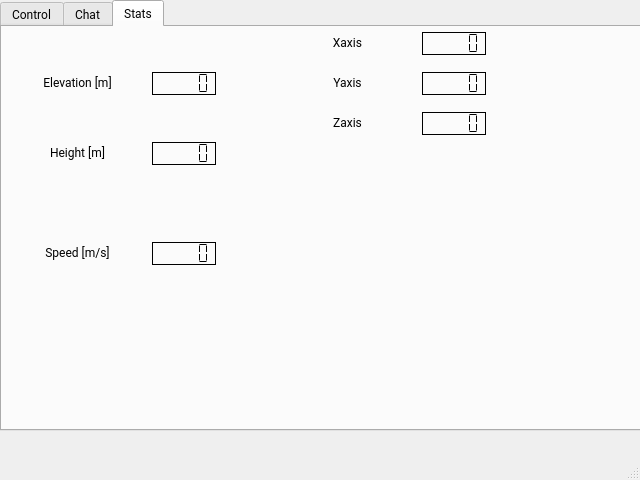
<?xml version="1.0" encoding="UTF-8"?>
<ui version="4.0">
 <class>MainWindow</class>
 <widget class="QMainWindow" name="MainWindow">
  <property name="geometry">
   <rect>
    <x>0</x>
    <y>0</y>
    <width>640</width>
    <height>480</height>
   </rect>
  </property>
  <property name="sizePolicy">
   <sizepolicy hsizetype="Fixed" vsizetype="Fixed">
    <horstretch>0</horstretch>
    <verstretch>0</verstretch>
   </sizepolicy>
  </property>
  <property name="minimumSize">
   <size>
    <width>640</width>
    <height>480</height>
   </size>
  </property>
  <property name="maximumSize">
   <size>
    <width>640</width>
    <height>480</height>
   </size>
  </property>
  <property name="font">
   <font>
    <family>Roboto</family>
   </font>
  </property>
  <property name="windowTitle">
   <string>PyDrone Control 1.0</string>
  </property>
  <property name="autoFillBackground">
   <bool>false</bool>
  </property>
  <property name="documentMode">
   <bool>false</bool>
  </property>
  <property name="unifiedTitleAndToolBarOnMac">
   <bool>false</bool>
  </property>
  <widget class="QWidget" name="centralwidget">
   <property name="contextMenuPolicy">
    <enum>Qt::DefaultContextMenu</enum>
   </property>
   <widget class="QWidget" name="gridLayoutWidget">
    <property name="geometry">
     <rect>
      <x>0</x>
      <y>0</y>
      <width>641</width>
      <height>431</height>
     </rect>
    </property>
    <layout class="QGridLayout" name="gridLayout">
     <item row="0" column="0">
      <widget class="QTabWidget" name="tabWidget">
       <property name="sizePolicy">
        <sizepolicy hsizetype="Expanding" vsizetype="Expanding">
         <horstretch>0</horstretch>
         <verstretch>0</verstretch>
        </sizepolicy>
       </property>
       <property name="minimumSize">
        <size>
         <width>639</width>
         <height>0</height>
        </size>
       </property>
       <property name="layoutDirection">
        <enum>Qt::LeftToRight</enum>
       </property>
       <property name="autoFillBackground">
        <bool>false</bool>
       </property>
       <property name="currentIndex">
        <number>2</number>
       </property>
       <widget class="QWidget" name="tabWidgetPage3">
        <attribute name="title">
         <string>Control</string>
        </attribute>
        <widget class="QSlider" name="ThrustverticalSlider">
         <property name="geometry">
          <rect>
           <x>70</x>
           <y>110</y>
           <width>20</width>
           <height>160</height>
          </rect>
         </property>
         <property name="maximum">
          <number>100</number>
         </property>
         <property name="orientation">
          <enum>Qt::Vertical</enum>
         </property>
         <property name="tickPosition">
          <enum>QSlider::TicksBothSides</enum>
         </property>
         <property name="tickInterval">
          <number>10</number>
         </property>
        </widget>
        <widget class="QLabel" name="label">
         <property name="geometry">
          <rect>
           <x>55</x>
           <y>80</y>
           <width>50</width>
           <height>20</height>
          </rect>
         </property>
         <property name="text">
          <string>Thrust</string>
         </property>
        </widget>
        <widget class="QLCDNumber" name="ThrustlcdNumber">
         <property name="geometry">
          <rect>
           <x>55</x>
           <y>280</y>
           <width>64</width>
           <height>23</height>
          </rect>
         </property>
         <property name="frameShape">
          <enum>QFrame::Box</enum>
         </property>
         <property name="frameShadow">
          <enum>QFrame::Plain</enum>
         </property>
         <property name="lineWidth">
          <number>1</number>
         </property>
         <property name="smallDecimalPoint">
          <bool>false</bool>
         </property>
         <property name="digitCount">
          <number>3</number>
         </property>
         <property name="segmentStyle">
          <enum>QLCDNumber::Flat</enum>
         </property>
         <property name="intValue" stdset="0">
          <number>0</number>
         </property>
        </widget>
        <widget class="QPushButton" name="AbortpushButton">
         <property name="geometry">
          <rect>
           <x>320</x>
           <y>90</y>
           <width>291</width>
           <height>171</height>
          </rect>
         </property>
         <property name="text">
          <string>ABORT</string>
         </property>
         <property name="checkable">
          <bool>false</bool>
         </property>
         <property name="autoDefault">
          <bool>false</bool>
         </property>
         <property name="default">
          <bool>false</bool>
         </property>
         <property name="flat">
          <bool>false</bool>
         </property>
        </widget>
        <widget class="QPushButton" name="ArmpushButton">
         <property name="geometry">
          <rect>
           <x>160</x>
           <y>90</y>
           <width>100</width>
           <height>27</height>
          </rect>
         </property>
         <property name="text">
          <string>Arm</string>
         </property>
        </widget>
       </widget>
       <widget class="QWidget" name="tabWidgetPage1">
        <property name="sizePolicy">
         <sizepolicy hsizetype="Preferred" vsizetype="Preferred">
          <horstretch>0</horstretch>
          <verstretch>0</verstretch>
         </sizepolicy>
        </property>
        <attribute name="title">
         <string>Chat</string>
        </attribute>
        <widget class="QLineEdit" name="ChatInput">
         <property name="geometry">
          <rect>
           <x>90</x>
           <y>290</y>
           <width>181</width>
           <height>25</height>
          </rect>
         </property>
        </widget>
        <widget class="QLabel" name="ChatText">
         <property name="geometry">
          <rect>
           <x>10</x>
           <y>290</y>
           <width>67</width>
           <height>17</height>
          </rect>
         </property>
         <property name="text">
          <string>You:</string>
         </property>
        </widget>
        <widget class="QTextBrowser" name="Chat">
         <property name="geometry">
          <rect>
           <x>80</x>
           <y>20</y>
           <width>501</width>
           <height>181</height>
          </rect>
         </property>
         <property name="verticalScrollBarPolicy">
          <enum>Qt::ScrollBarAlwaysOff</enum>
         </property>
         <property name="readOnly">
          <bool>true</bool>
         </property>
         <property name="placeholderText">
          <string/>
         </property>
        </widget>
        <widget class="QPushButton" name="ConnectButton">
         <property name="geometry">
          <rect>
           <x>500</x>
           <y>290</y>
           <width>100</width>
           <height>27</height>
          </rect>
         </property>
         <property name="text">
          <string>Connect</string>
         </property>
         <property name="flat">
          <bool>false</bool>
         </property>
        </widget>
        <widget class="QLineEdit" name="ServerInput">
         <property name="geometry">
          <rect>
           <x>309</x>
           <y>290</y>
           <width>181</width>
           <height>27</height>
          </rect>
         </property>
         <property name="inputMask">
          <string/>
         </property>
         <property name="text">
          <string/>
         </property>
         <property name="placeholderText">
          <string>127.0.0.1:1337</string>
         </property>
        </widget>
       </widget>
       <widget class="QWidget" name="tabWidgetPage2">
        <attribute name="title">
         <string>Stats</string>
        </attribute>
        <widget class="QLabel" name="elevation_label">
         <property name="geometry">
          <rect>
           <x>30</x>
           <y>40</y>
           <width>91</width>
           <height>31</height>
          </rect>
         </property>
         <property name="toolTip">
          <string>Height from the ground in meters</string>
         </property>
         <property name="frameShape">
          <enum>QFrame::NoFrame</enum>
         </property>
         <property name="text">
          <string>Elevation [m]</string>
         </property>
         <property name="alignment">
          <set>Qt::AlignCenter</set>
         </property>
        </widget>
        <widget class="QLabel" name="height_label">
         <property name="geometry">
          <rect>
           <x>30</x>
           <y>110</y>
           <width>91</width>
           <height>31</height>
          </rect>
         </property>
         <property name="toolTip">
          <string>Height from the sea level in meters</string>
         </property>
         <property name="frameShape">
          <enum>QFrame::NoFrame</enum>
         </property>
         <property name="text">
          <string>Height [m]</string>
         </property>
         <property name="alignment">
          <set>Qt::AlignCenter</set>
         </property>
        </widget>
        <widget class="QLCDNumber" name="lcdNumber_elevation">
         <property name="geometry">
          <rect>
           <x>150</x>
           <y>45</y>
           <width>64</width>
           <height>23</height>
          </rect>
         </property>
         <property name="frameShadow">
          <enum>QFrame::Plain</enum>
         </property>
         <property name="segmentStyle">
          <enum>QLCDNumber::Flat</enum>
         </property>
        </widget>
        <widget class="QLCDNumber" name="lcdNumber_height">
         <property name="geometry">
          <rect>
           <x>150</x>
           <y>115</y>
           <width>64</width>
           <height>23</height>
          </rect>
         </property>
         <property name="frameShadow">
          <enum>QFrame::Plain</enum>
         </property>
         <property name="segmentStyle">
          <enum>QLCDNumber::Flat</enum>
         </property>
        </widget>
        <widget class="QLabel" name="speed_label">
         <property name="geometry">
          <rect>
           <x>30</x>
           <y>210</y>
           <width>91</width>
           <height>31</height>
          </rect>
         </property>
         <property name="toolTip">
          <string>Height from the sea level in meters</string>
         </property>
         <property name="frameShape">
          <enum>QFrame::NoFrame</enum>
         </property>
         <property name="text">
          <string>Speed [m/s]</string>
         </property>
         <property name="alignment">
          <set>Qt::AlignCenter</set>
         </property>
        </widget>
        <widget class="QLCDNumber" name="lcdNumber_speed">
         <property name="geometry">
          <rect>
           <x>150</x>
           <y>215</y>
           <width>64</width>
           <height>23</height>
          </rect>
         </property>
         <property name="frameShadow">
          <enum>QFrame::Plain</enum>
         </property>
         <property name="segmentStyle">
          <enum>QLCDNumber::Flat</enum>
         </property>
        </widget>
        <widget class="QLabel" name="Yaxis_label">
         <property name="geometry">
          <rect>
           <x>300</x>
           <y>40</y>
           <width>91</width>
           <height>31</height>
          </rect>
         </property>
         <property name="toolTip">
          <string>Height from the ground in meters</string>
         </property>
         <property name="frameShape">
          <enum>QFrame::NoFrame</enum>
         </property>
         <property name="text">
          <string>Yaxis</string>
         </property>
         <property name="alignment">
          <set>Qt::AlignCenter</set>
         </property>
        </widget>
        <widget class="QLCDNumber" name="lcdNumber_axis_y">
         <property name="geometry">
          <rect>
           <x>420</x>
           <y>45</y>
           <width>64</width>
           <height>23</height>
          </rect>
         </property>
         <property name="frameShadow">
          <enum>QFrame::Plain</enum>
         </property>
         <property name="segmentStyle">
          <enum>QLCDNumber::Flat</enum>
         </property>
        </widget>
        <widget class="QLabel" name="Zaxis_label">
         <property name="geometry">
          <rect>
           <x>300</x>
           <y>80</y>
           <width>91</width>
           <height>31</height>
          </rect>
         </property>
         <property name="toolTip">
          <string>Height from the ground in meters</string>
         </property>
         <property name="frameShape">
          <enum>QFrame::NoFrame</enum>
         </property>
         <property name="text">
          <string>Zaxis</string>
         </property>
         <property name="alignment">
          <set>Qt::AlignCenter</set>
         </property>
        </widget>
        <widget class="QLabel" name="Xaxis_label">
         <property name="geometry">
          <rect>
           <x>300</x>
           <y>0</y>
           <width>91</width>
           <height>31</height>
          </rect>
         </property>
         <property name="toolTip">
          <string>Height from the ground in meters</string>
         </property>
         <property name="frameShape">
          <enum>QFrame::NoFrame</enum>
         </property>
         <property name="text">
          <string>Xaxis</string>
         </property>
         <property name="alignment">
          <set>Qt::AlignCenter</set>
         </property>
        </widget>
        <widget class="QLCDNumber" name="lcdNumber_axis_x">
         <property name="geometry">
          <rect>
           <x>420</x>
           <y>5</y>
           <width>64</width>
           <height>23</height>
          </rect>
         </property>
         <property name="frameShadow">
          <enum>QFrame::Plain</enum>
         </property>
         <property name="segmentStyle">
          <enum>QLCDNumber::Flat</enum>
         </property>
        </widget>
        <widget class="QLCDNumber" name="lcdNumber_axis_z">
         <property name="geometry">
          <rect>
           <x>420</x>
           <y>85</y>
           <width>64</width>
           <height>23</height>
          </rect>
         </property>
         <property name="frameShadow">
          <enum>QFrame::Plain</enum>
         </property>
         <property name="segmentStyle">
          <enum>QLCDNumber::Flat</enum>
         </property>
        </widget>
       </widget>
      </widget>
     </item>
    </layout>
   </widget>
  </widget>
  <widget class="QMenuBar" name="menubar">
   <property name="geometry">
    <rect>
     <x>0</x>
     <y>0</y>
     <width>640</width>
     <height>27</height>
    </rect>
   </property>
   <property name="autoFillBackground">
    <bool>false</bool>
   </property>
   <property name="defaultUp">
    <bool>false</bool>
   </property>
   <property name="nativeMenuBar">
    <bool>true</bool>
   </property>
  </widget>
  <widget class="QStatusBar" name="statusbar"/>
 </widget>
 <resources/>
 <connections/>
</ui>
